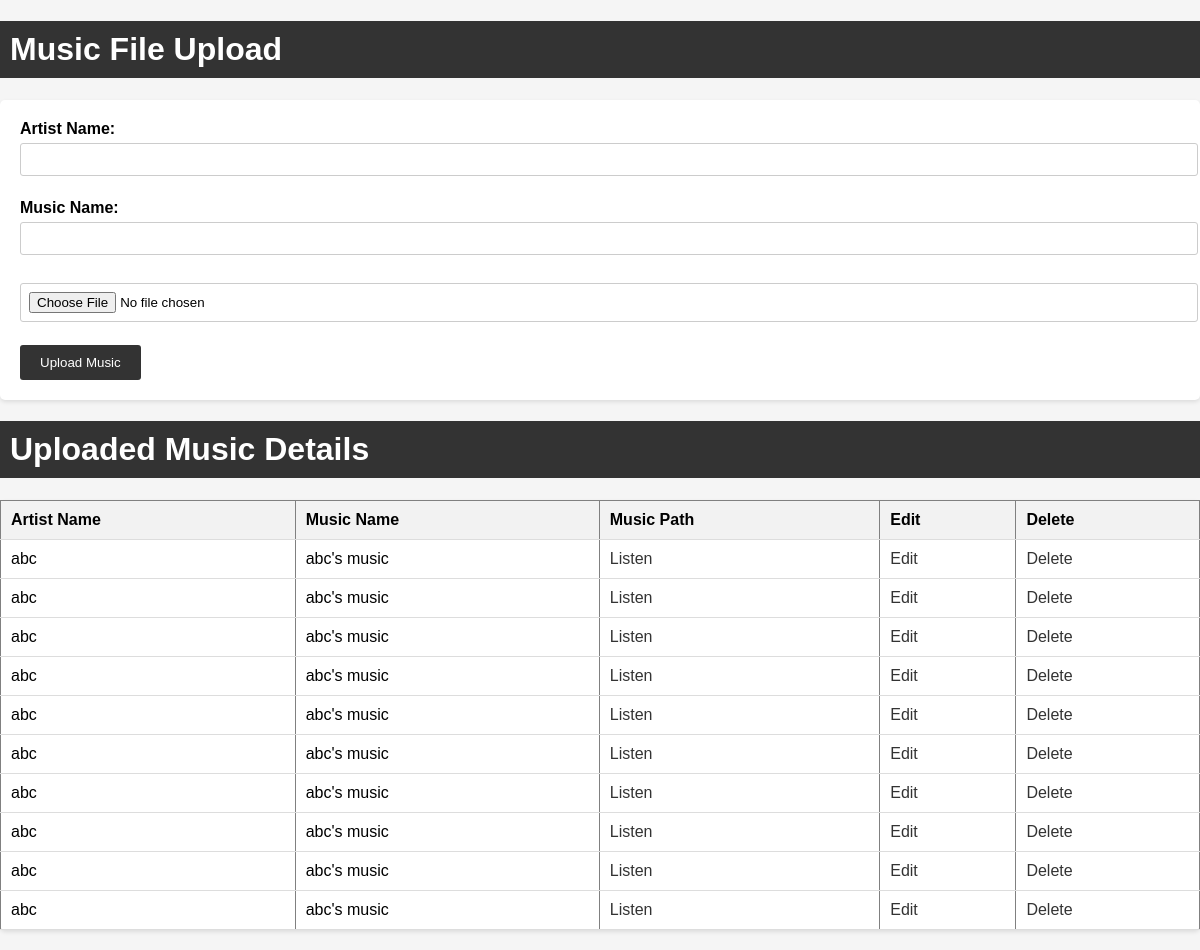
The page /admin/uploadmusic.php on the database as committed earlier.
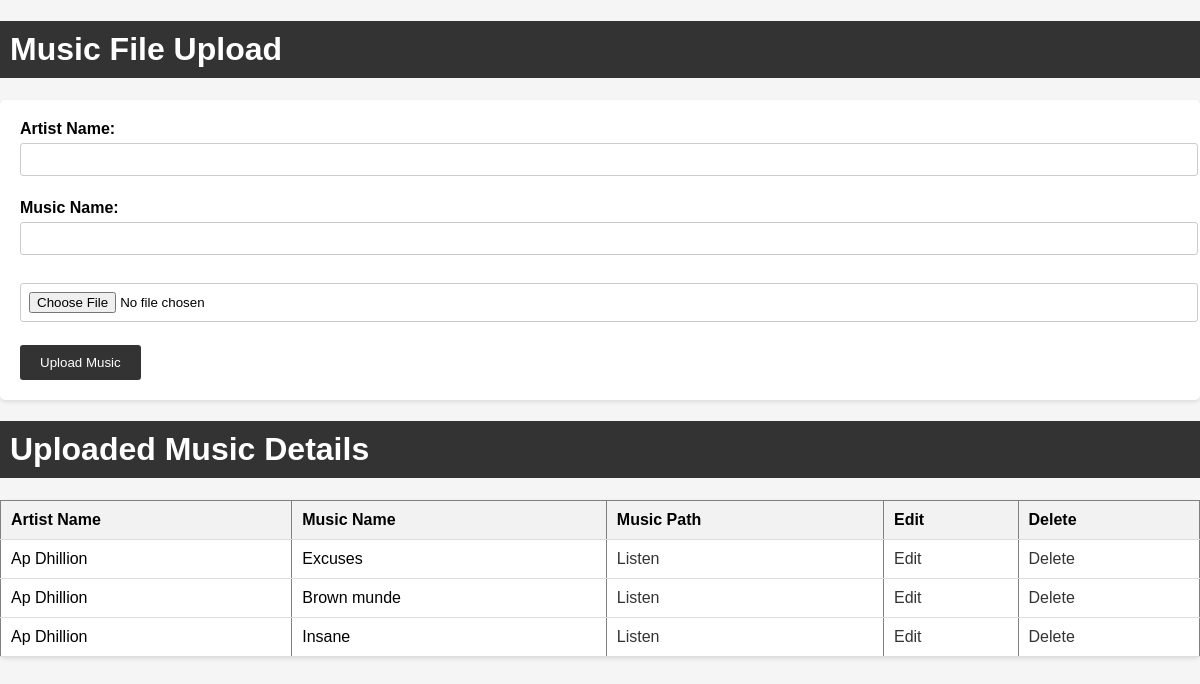
The same page on the database as committed later.
### tables this page shows
CREATE TABLE `music` (
  `id` int(11) NOT NULL,
  `artist_name` varchar(255) NOT NULL,
  `music_name` varchar(255) NOT NULL,
  `music_path` varchar(255) NOT NULL
);

### admin/uploadmusic.php (the view, shortened to what this page needs)
<?php
$servername = 'localhost';
$username = 'root';
$password = '';
$database = 'iv';
$mysqli = new mysqli($servername, $username, $password, $database);
?>
<!DOCTYPE html>
<html lang="en">
<head>
</head>
<body>
    <h1>Music File Upload</h1>
    <form method="post" enctype="multipart/form-data">
        <label for="artist_name">Artist Name:</label>
        <input type="text" name="artist_name" id="artist_name">
        <br>
        <label for="music_name">Music Name:</label>
        <input type="text" name="music_name" id="music_name">
        <br>
        <input type="file" name="fileToUpload" id="fileToUpload">
        <br>
        <input type="submit" value="Upload Music" name="upload">
    </form>
    <h1>Uploaded Music Details</h1>
    <table border="1">
        <tr>
            <th>Artist Name</th>
            <th>Music Name</th>
            <th>Music Path</th>
            <th>Edit</th>
            <th>Delete</th>
        </tr>
        <?php
        $selectQuery = "SELECT * FROM music";
        $result = $mysqli->query($selectQuery);
        if ($result->num_rows > 0) {
            while ($row = $result->fetch_assoc()) {
                echo "<tr>";
                echo "<td>" . $row["artist_name"] . "</td>";
                echo "<td>" . $row["music_name"] . "</td>";
                echo "<td><a href='" . $row["music_path"] . "' target='_blank'>Listen</a></td>";
                echo "<td><a href='edit_music.php?id=" . $row["music_name"] . "'>Edit</a></td>";
                echo "<td><a href='delete_music.php?id=" . $row["music_name"] . "' onclick='return confirm(\"Are you sure you want to delete this music?\")'>Delete</a></td>";
                echo "</tr>";
            }
        } else {
            echo "<tr><td colspan='3'>No uploaded music found.</td></tr>";
        }
        ?>
    </table>
</body>
</html>

Rows that differ between the two databases and show on the page:
removed music: artist_name "abc", music_name "abc's music"
removed music: artist_name "abc", music_name "abc's music"
removed music: artist_name "abc", music_name "abc's music"
removed music: artist_name "abc", music_name "abc's music"
removed music: artist_name "abc", music_name "abc's music"
removed music: artist_name "abc", music_name "abc's music"
removed music: artist_name "abc", music_name "abc's music"
removed music: artist_name "abc", music_name "abc's music"
removed music: artist_name "abc", music_name "abc's music"
removed music: artist_name "abc", music_name "abc's music"
added music: artist_name "Ap Dhillion", music_name "Excuses"
added music: artist_name "Ap Dhillion", music_name "Brown munde"
added music: artist_name "Ap Dhillion", music_name "Insane"
